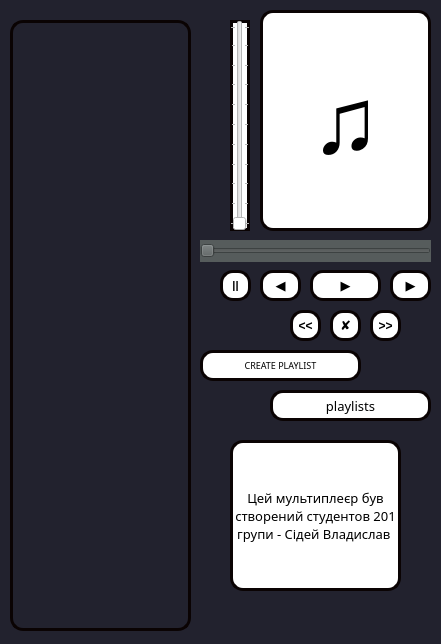
<?xml version="1.0" encoding="UTF-8"?>
<ui version="4.0">
 <class>MainWindow</class>
 <widget class="QMainWindow" name="MainWindow">
  <property name="geometry">
   <rect>
    <x>0</x>
    <y>0</y>
    <width>441</width>
    <height>644</height>
   </rect>
  </property>
  <property name="font">
   <font>
    <weight>75</weight>
    <bold>true</bold>
   </font>
  </property>
  <property name="contextMenuPolicy">
   <enum>Qt::PreventContextMenu</enum>
  </property>
  <property name="windowTitle">
   <string>MainWindow</string>
  </property>
  <property name="windowIcon">
   <iconset>
    <normaloff>ноти.png</normaloff>ноти.png</iconset>
  </property>
  <property name="autoFillBackground">
   <bool>false</bool>
  </property>
  <property name="styleSheet">
   <string notr="true">background: #565C5C;</string>
  </property>
  <property name="iconSize">
   <size>
    <width>60</width>
    <height>60</height>
   </size>
  </property>
  <property name="note" stdset="0">
   <iconset>
    <normaloff>ноти.png</normaloff>ноти.png</iconset>
  </property>
  <widget class="QWidget" name="centralwidget">
   <widget class="QPushButton" name="play">
    <property name="geometry">
     <rect>
      <x>310</x>
      <y>270</y>
      <width>71</width>
      <height>31</height>
     </rect>
    </property>
    <property name="font">
     <font>
      <pointsize>10</pointsize>
      <weight>75</weight>
      <bold>true</bold>
      <underline>false</underline>
      <strikeout>false</strikeout>
     </font>
    </property>
    <property name="styleSheet">
     <string notr="true">QPushButton{
background-color: white;
border: 3px solid #0A0303;
border-radius: 13;
}</string>
    </property>
    <property name="text">
     <string>▶</string>
    </property>
   </widget>
   <widget class="QPushButton" name="stop">
    <property name="geometry">
     <rect>
      <x>220</x>
      <y>270</y>
      <width>31</width>
      <height>31</height>
     </rect>
    </property>
    <property name="font">
     <font>
      <pointsize>8</pointsize>
      <weight>75</weight>
      <italic>false</italic>
      <bold>true</bold>
      <underline>false</underline>
      <strikeout>false</strikeout>
     </font>
    </property>
    <property name="styleSheet">
     <string notr="true">QPushButton{
background-color: white;
border: 3px solid #0A0303;
border-radius: 13;
}</string>
    </property>
    <property name="text">
     <string>||</string>
    </property>
   </widget>
   <widget class="QPushButton" name="turn_left">
    <property name="geometry">
     <rect>
      <x>290</x>
      <y>310</y>
      <width>31</width>
      <height>31</height>
     </rect>
    </property>
    <property name="font">
     <font>
      <weight>75</weight>
      <italic>false</italic>
      <bold>true</bold>
      <underline>false</underline>
     </font>
    </property>
    <property name="styleSheet">
     <string notr="true">QPushButton{
background-color: white;
border: 3px solid #0A0303;
border-radius: 13;
}</string>
    </property>
    <property name="text">
     <string>&lt;&lt;</string>
    </property>
   </widget>
   <widget class="QPushButton" name="turn_right">
    <property name="geometry">
     <rect>
      <x>370</x>
      <y>310</y>
      <width>31</width>
      <height>31</height>
     </rect>
    </property>
    <property name="font">
     <font>
      <weight>75</weight>
      <bold>true</bold>
     </font>
    </property>
    <property name="styleSheet">
     <string notr="true">QPushButton{
background-color: white;
border: 3px solid #0A0303;
border-radius: 13;
}</string>
    </property>
    <property name="text">
     <string>&gt;&gt;</string>
    </property>
   </widget>
   <widget class="QSlider" name="soundSetting">
    <property name="geometry">
     <rect>
      <x>230</x>
      <y>20</y>
      <width>20</width>
      <height>211</height>
     </rect>
    </property>
    <property name="font">
     <font>
      <pointsize>12</pointsize>
      <stylestrategy>PreferDefault</stylestrategy>
     </font>
    </property>
    <property name="cursor">
     <cursorShape>SizeVerCursor</cursorShape>
    </property>
    <property name="focusPolicy">
     <enum>Qt::TabFocus</enum>
    </property>
    <property name="acceptDrops">
     <bool>true</bool>
    </property>
    <property name="autoFillBackground">
     <bool>false</bool>
    </property>
    <property name="styleSheet">
     <string notr="true">QSlider{
background-color: white;
border: 3px solid #0A0303;
border-radius: 13;
}</string>
    </property>
    <property name="inputMethodHints">
     <set>Qt::ImhNone</set>
    </property>
    <property name="tracking">
     <bool>false</bool>
    </property>
    <property name="orientation">
     <enum>Qt::Vertical</enum>
    </property>
    <property name="invertedAppearance">
     <bool>false</bool>
    </property>
    <property name="invertedControls">
     <bool>false</bool>
    </property>
    <property name="tickPosition">
     <enum>QSlider::TicksBothSides</enum>
    </property>
   </widget>
   <widget class="QListWidget" name="listWidget">
    <property name="enabled">
     <bool>true</bool>
    </property>
    <property name="geometry">
     <rect>
      <x>10</x>
      <y>20</y>
      <width>181</width>
      <height>611</height>
     </rect>
    </property>
    <property name="font">
     <font>
      <family>Impact</family>
      <pointsize>10</pointsize>
     </font>
    </property>
    <property name="styleSheet">
     <string notr="true">background-color:#22222e;
border: 3px solid #0A0303;
border-radius: 13;
</string>
    </property>
   </widget>
   <widget class="QPushButton" name="pushButton">
    <property name="geometry">
     <rect>
      <x>200</x>
      <y>350</y>
      <width>161</width>
      <height>31</height>
     </rect>
    </property>
    <property name="font">
     <font>
      <family>ESSTIXTen</family>
      <pointsize>7</pointsize>
      <weight>50</weight>
      <bold>false</bold>
      <strikeout>false</strikeout>
      <kerning>true</kerning>
     </font>
    </property>
    <property name="mouseTracking">
     <bool>false</bool>
    </property>
    <property name="tabletTracking">
     <bool>false</bool>
    </property>
    <property name="autoFillBackground">
     <bool>false</bool>
    </property>
    <property name="styleSheet">
     <string notr="true">QPushButton{
background-color: white;
border: 3px solid #0A0303;
border-radius: 13;
}</string>
    </property>
    <property name="inputMethodHints">
     <set>Qt::ImhNone</set>
    </property>
    <property name="text">
     <string>CREATE PLAYLIST</string>
    </property>
    <property name="checkable">
     <bool>false</bool>
    </property>
    <property name="autoRepeat">
     <bool>false</bool>
    </property>
   </widget>
   <widget class="QPushButton" name="pushButton_2">
    <property name="geometry">
     <rect>
      <x>270</x>
      <y>390</y>
      <width>161</width>
      <height>31</height>
     </rect>
    </property>
    <property name="font">
     <font>
      <family>ESSTIXTen</family>
      <pointsize>10</pointsize>
     </font>
    </property>
    <property name="styleSheet">
     <string notr="true">QPushButton{
background-color: white;
border: 3px solid #0A0303;
border-radius: 13;
}</string>
    </property>
    <property name="text">
     <string>playlists</string>
    </property>
   </widget>
   <widget class="QLabel" name="label">
    <property name="geometry">
     <rect>
      <x>-40</x>
      <y>-60</y>
      <width>561</width>
      <height>711</height>
     </rect>
    </property>
    <property name="styleSheet">
     <string notr="true">background-color:#22222e;
border: 3px solid #1A2323;
border-radius: 13;
phone: 3px;
</string>
    </property>
    <property name="text">
     <string/>
    </property>
    <property name="textFormat">
     <enum>Qt::PlainText</enum>
    </property>
    <property name="pixmap">
     <pixmap>фонннн.png</pixmap>
    </property>
    <property name="scaledContents">
     <bool>true</bool>
    </property>
    <property name="alignment">
     <set>Qt::AlignJustify|Qt::AlignVCenter</set>
    </property>
    <property name="wordWrap">
     <bool>false</bool>
    </property>
   </widget>
   <widget class="QSlider" name="horizontalSlider">
    <property name="geometry">
     <rect>
      <x>200</x>
      <y>240</y>
      <width>231</width>
      <height>22</height>
     </rect>
    </property>
    <property name="orientation">
     <enum>Qt::Horizontal</enum>
    </property>
   </widget>
   <widget class="QLabel" name="labeephone">
    <property name="geometry">
     <rect>
      <x>260</x>
      <y>10</y>
      <width>171</width>
      <height>221</height>
     </rect>
    </property>
    <property name="font">
     <font>
      <pointsize>70</pointsize>
      <weight>75</weight>
      <italic>false</italic>
      <bold>true</bold>
      <underline>false</underline>
      <strikeout>false</strikeout>
      <kerning>false</kerning>
     </font>
    </property>
    <property name="autoFillBackground">
     <bool>false</bool>
    </property>
    <property name="styleSheet">
     <string notr="true">
background-color:#FFFFFF;
border: 3px solid #0A0303;
border-radius: 13;
</string>
    </property>
    <property name="inputMethodHints">
     <set>Qt::ImhNone</set>
    </property>
    <property name="text">
     <string>♫</string>
    </property>
    <property name="scaledContents">
     <bool>true</bool>
    </property>
    <property name="alignment">
     <set>Qt::AlignCenter</set>
    </property>
    <property name="wordWrap">
     <bool>false</bool>
    </property>
    <property name="openExternalLinks">
     <bool>false</bool>
    </property>
   </widget>
   <widget class="QPushButton" name="mute">
    <property name="geometry">
     <rect>
      <x>330</x>
      <y>310</y>
      <width>31</width>
      <height>31</height>
     </rect>
    </property>
    <property name="font">
     <font>
      <pointsize>10</pointsize>
     </font>
    </property>
    <property name="styleSheet">
     <string notr="true">QPushButton{
background-color: white;
border: 3px solid #0A0303;
border-radius: 13;
}</string>
    </property>
    <property name="text">
     <string>✘</string>
    </property>
   </widget>
   <widget class="QPushButton" name="turn_right_2">
    <property name="geometry">
     <rect>
      <x>390</x>
      <y>270</y>
      <width>41</width>
      <height>31</height>
     </rect>
    </property>
    <property name="font">
     <font>
      <pointsize>10</pointsize>
      <weight>75</weight>
      <italic>false</italic>
      <bold>true</bold>
      <underline>false</underline>
      <strikeout>false</strikeout>
     </font>
    </property>
    <property name="focusPolicy">
     <enum>Qt::WheelFocus</enum>
    </property>
    <property name="layoutDirection">
     <enum>Qt::RightToLeft</enum>
    </property>
    <property name="autoFillBackground">
     <bool>false</bool>
    </property>
    <property name="styleSheet">
     <string notr="true">QPushButton{
background-color: white;
border: 3px solid #0A0303;
border-radius: 13;
}</string>
    </property>
    <property name="text">
     <string>▶</string>
    </property>
   </widget>
   <widget class="QPushButton" name="turn_left_2">
    <property name="geometry">
     <rect>
      <x>260</x>
      <y>270</y>
      <width>41</width>
      <height>31</height>
     </rect>
    </property>
    <property name="font">
     <font>
      <pointsize>10</pointsize>
      <weight>75</weight>
      <italic>false</italic>
      <bold>true</bold>
      <underline>false</underline>
      <strikeout>false</strikeout>
     </font>
    </property>
    <property name="focusPolicy">
     <enum>Qt::WheelFocus</enum>
    </property>
    <property name="layoutDirection">
     <enum>Qt::RightToLeft</enum>
    </property>
    <property name="autoFillBackground">
     <bool>false</bool>
    </property>
    <property name="styleSheet">
     <string notr="true">QPushButton{
background-color: white;
border: 3px solid #0A0303;
border-radius: 13;
}</string>
    </property>
    <property name="text">
     <string>◀</string>
    </property>
   </widget>
   <widget class="QLabel" name="label_2">
    <property name="geometry">
     <rect>
      <x>230</x>
      <y>440</y>
      <width>171</width>
      <height>151</height>
     </rect>
    </property>
    <property name="font">
     <font>
      <family>MV Boli</family>
      <pointsize>10</pointsize>
      <weight>50</weight>
      <italic>false</italic>
      <bold>false</bold>
      <underline>false</underline>
      <strikeout>false</strikeout>
     </font>
    </property>
    <property name="cursor">
     <cursorShape>WaitCursor</cursorShape>
    </property>
    <property name="contextMenuPolicy">
     <enum>Qt::DefaultContextMenu</enum>
    </property>
    <property name="acceptDrops">
     <bool>false</bool>
    </property>
    <property name="styleSheet">
     <string notr="true">background-color:#FFFFFF;
border: 3px solid #0A0303;
border-radius: 13;
</string>
    </property>
    <property name="inputMethodHints">
     <set>Qt::ImhNone</set>
    </property>
    <property name="text">
     <string>Цей мультиплеєр був створений студентов 201 групи - Сідей Владислав </string>
    </property>
    <property name="textFormat">
     <enum>Qt::PlainText</enum>
    </property>
    <property name="scaledContents">
     <bool>false</bool>
    </property>
    <property name="alignment">
     <set>Qt::AlignCenter</set>
    </property>
    <property name="wordWrap">
     <bool>true</bool>
    </property>
    <property name="openExternalLinks">
     <bool>false</bool>
    </property>
   </widget>
   <zorder>label</zorder>
   <zorder>play</zorder>
   <zorder>stop</zorder>
   <zorder>turn_left</zorder>
   <zorder>turn_right</zorder>
   <zorder>soundSetting</zorder>
   <zorder>listWidget</zorder>
   <zorder>pushButton</zorder>
   <zorder>pushButton_2</zorder>
   <zorder>horizontalSlider</zorder>
   <zorder>labeephone</zorder>
   <zorder>mute</zorder>
   <zorder>turn_right_2</zorder>
   <zorder>turn_left_2</zorder>
   <zorder>label_2</zorder>
  </widget>
 </widget>
 <resources/>
 <connections/>
</ui>
